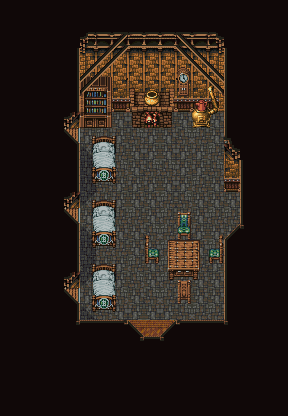

Tiled map render using the project's own tile images. Description and the whole map definition, tile-layer contents included, below:
An orthogonal 18x26 tile map with 16x16 px tiles, 6 tile layers (Floor, Wall Sides, Stairs, Furniture, ...).

<map version="1.8" tiledversion="1.8.2" orientation="orthogonal" renderorder="right-down" width="18" height="26" tilewidth="16" tileheight="16" infinite="0" nextlayerid="7" nextobjectid="1">
 <tileset firstgid="1" source="../Tilesets/Interior/Interior 1.tsx" />
 <layer id="1" name="Floor" width="18" height="26">
  <data encoding="csv">
0,0,0,0,0,0,0,0,0,0,0,0,0,0,0,0,0,0,
0,0,0,0,0,194,194,194,130,194,130,194,194,226,0,0,0,0,
0,0,0,0,0,162,226,194,130,162,130,162,130,194,0,0,0,0,
0,0,0,0,0,226,162,194,162,194,130,162,162,162,0,0,0,0,
0,0,0,0,0,162,162,194,194,226,162,226,226,194,0,0,0,0,
0,0,0,0,0,130,130,226,226,194,162,194,162,194,0,0,0,0,
0,0,0,0,0,194,226,162,226,194,194,130,194,162,0,0,0,0,
0,0,0,0,0,225,226,226,194,130,162,226,162,226,0,0,0,0,
0,0,0,0,323,194,162,194,130,194,226,130,162,226,0,0,0,0,
0,0,0,0,0,1073742049,162,162,226,194,226,194,194,162,0,0,0,0,
0,0,0,0,0,129,226,130,226,130,130,194,194,130,0,0,0,0,
0,0,0,0,0,129,130,194,194,194,226,194,162,226,0,0,0,0,
0,0,0,0,0,225,194,194,226,226,162,130,226,226,226,0,0,0,
0,0,0,0,323,226,226,162,162,226,162,226,226,162,162,0,0,0,
0,0,0,0,0,1073742049,226,226,226,130,162,162,194,226,226,0,0,0,
0,0,0,0,0,129,162,162,226,226,162,130,226,162,0,0,0,0,
0,0,0,0,0,193,194,194,162,226,162,162,162,194,0,0,0,0,
0,0,0,0,0,225,194,194,130,226,162,226,226,226,0,0,0,0,
0,0,0,0,323,194,130,130,226,130,162,194,226,226,0,0,0,0,
0,0,0,0,0,1073742049,130,226,194,226,194,130,162,162,0,0,0,0,
0,0,0,0,0,225,226,162,1,2,3,226,194,194,0,0,0,0,
0,0,0,0,0,226,162,130,226,162,162,226,194,194,0,0,0,0,
0,0,0,0,0,0,0,0,0,0,0,0,0,0,0,0,0,0,
0,0,0,0,0,0,0,0,0,0,0,0,0,0,0,0,0,0,
0,0,0,0,0,0,0,0,0,0,0,0,0,0,0,0,0,0,
0,0,0,0,0,0,0,0,0,0,0,0,0,0,0,0,0,0
</data>
 </layer>
 <layer id="2" name="Wall Sides" width="18" height="26">
  <data encoding="csv">
0,0,0,0,0,0,0,0,0,0,0,0,0,0,0,0,0,0,
0,0,0,0,0,0,0,0,0,0,0,0,0,0,0,0,0,0,
0,0,0,0,0,8,9,9,9,9,9,9,9,10,0,0,0,0,
0,0,0,0,0,40,41,41,41,41,41,41,41,42,0,0,0,0,
0,0,0,0,0,72,73,73,73,73,73,73,73,74,0,0,0,0,
0,0,0,0,0,104,105,105,105,105,105,105,105,106,0,0,0,0,
0,0,0,0,0,136,137,137,137,137,137,137,137,138,0,0,0,0,
0,0,0,0,0,0,0,0,0,0,0,0,0,0,0,0,0,0,
0,0,0,0,0,0,0,0,0,0,0,0,0,0,9,0,0,0,
0,0,0,0,0,0,0,0,0,0,0,0,0,0,41,0,0,0,
0,0,0,0,0,0,0,0,0,0,0,0,0,0,105,0,0,0,
0,0,0,0,0,0,0,0,0,0,0,0,0,0,137,0,0,0,
0,0,0,0,0,0,0,0,0,0,0,0,0,0,0,0,0,0,
0,0,0,0,0,0,0,0,0,0,0,0,0,0,0,0,0,0,
0,0,0,0,0,0,0,0,0,0,0,0,0,0,0,0,0,0,
0,0,0,0,0,0,0,0,0,0,0,0,0,0,0,0,0,0,
0,0,0,0,0,0,0,0,0,0,0,0,0,0,0,0,0,0,
0,0,0,0,0,0,0,0,0,0,0,0,0,0,0,0,0,0,
0,0,0,0,0,0,0,0,0,0,0,0,0,0,0,0,0,0,
0,0,0,0,0,0,0,0,0,0,0,0,0,0,0,0,0,0,
0,0,0,0,0,0,0,0,0,0,0,0,0,0,0,0,0,0,
0,0,0,0,0,0,0,0,0,0,0,0,0,0,0,0,0,0,
0,0,0,0,0,0,0,0,0,0,0,0,0,0,0,0,0,0,
0,0,0,0,0,0,0,0,0,0,0,0,0,0,0,0,0,0,
0,0,0,0,0,0,0,0,0,0,0,0,0,0,0,0,0,0,
0,0,0,0,0,0,0,0,0,0,0,0,0,0,0,0,0,0
</data>
 </layer>
 <layer id="3" name="Stairs" width="18" height="26">
  <data encoding="csv">
0,0,0,0,0,0,0,0,0,0,0,0,0,0,0,0,0,0,
0,0,0,0,0,0,0,0,0,0,0,0,0,0,0,0,0,0,
0,0,0,0,0,0,0,0,0,0,0,0,0,0,0,0,0,0,
0,0,0,0,0,0,0,0,0,0,0,0,0,0,0,0,0,0,
0,0,0,0,0,0,0,0,0,0,0,0,0,0,0,0,0,0,
0,0,0,0,0,0,0,0,0,0,0,0,0,0,0,0,0,0,
0,0,0,0,0,0,0,0,0,0,0,0,0,0,0,0,0,0,
0,0,0,0,0,0,0,0,0,0,0,0,0,0,0,0,0,0,
0,0,0,0,0,0,0,0,0,0,0,0,0,0,0,0,0,0,
0,0,0,0,0,0,0,0,0,0,0,0,0,0,0,0,0,0,
0,0,0,0,0,0,0,0,0,0,0,0,0,0,0,0,0,0,
0,0,0,0,0,0,0,0,0,0,0,0,0,0,0,0,0,0,
0,0,0,0,0,0,0,0,0,0,0,0,0,0,0,0,0,0,
0,0,0,0,0,0,0,0,0,0,0,0,0,0,0,0,0,0,
0,0,0,0,0,0,0,0,0,0,0,0,0,0,0,0,0,0,
0,0,0,0,0,0,0,0,0,0,0,0,0,0,0,0,0,0,
0,0,0,0,0,0,0,0,0,0,0,0,0,0,0,0,0,0,
0,0,0,0,0,0,0,0,0,0,0,0,0,0,0,0,0,0,
0,0,0,0,0,0,0,0,0,0,0,0,0,0,0,0,0,0,
0,0,0,0,0,0,0,0,0,0,0,0,0,0,0,0,0,0,
0,0,0,0,0,0,0,0,0,0,0,0,0,0,0,0,0,0,
0,0,0,0,0,0,0,0,0,0,0,0,0,0,0,0,0,0,
0,0,0,0,0,0,0,0,0,0,0,0,0,0,0,0,0,0,
0,0,0,0,0,0,0,0,0,0,0,0,0,0,0,0,0,0,
0,0,0,0,0,0,0,0,0,0,0,0,0,0,0,0,0,0,
0,0,0,0,0,0,0,0,0,0,0,0,0,0,0,0,0,0
</data>
 </layer>
 <layer id="5" name="Furniture" width="18" height="26">
  <data encoding="csv">
0,0,0,0,0,0,0,0,0,0,0,0,0,0,0,0,0,0,
0,0,0,0,0,0,0,0,0,0,0,0,0,0,0,0,0,0,
0,0,0,0,0,0,0,0,0,0,0,0,0,0,0,0,0,0,
0,0,0,0,0,0,0,0,0,0,0,0,0,0,0,0,0,0,
0,0,0,0,0,496,497,0,0,0,0,489,0,0,0,0,0,0,
0,0,0,0,0,528,529,0,181,281,183,521,492,493,0,0,0,0,
0,0,0,0,0,560,561,0,213,313,215,0,524,525,0,0,0,0,
0,0,0,0,0,592,593,0,245,185,247,0,556,557,0,0,0,0,
0,0,0,0,0,649,650,651,0,0,0,0,0,0,0,0,0,0,
0,0,0,0,0,681,682,683,0,0,0,0,0,0,0,0,0,0,
0,0,0,0,0,713,714,715,0,0,0,0,0,0,0,0,0,0,
0,0,0,0,0,745,746,747,0,0,0,0,0,0,0,0,0,0,
0,0,0,0,0,649,650,651,0,0,0,0,0,0,0,0,0,0,
0,0,0,0,0,681,682,683,0,0,0,519,0,0,0,0,0,0,
0,0,0,0,0,713,714,715,0,583,0,551,0,584,0,0,0,0,
0,0,0,0,0,745,746,747,0,615,750,751,752,616,0,0,0,0,
0,0,0,0,0,649,650,651,0,647,782,783,784,648,0,0,0,0,
0,0,0,0,0,681,682,683,0,0,718,720,721,0,0,0,0,0,
0,0,0,0,0,713,714,715,0,0,0,613,0,0,0,0,0,0,
0,0,0,0,0,745,746,747,0,0,0,0,0,0,0,0,0,0,
0,0,0,0,0,0,0,0,0,0,0,0,0,0,0,0,0,0,
0,0,0,0,0,0,0,0,0,0,0,0,0,0,0,0,0,0,
0,0,0,0,0,0,0,0,0,0,0,0,0,0,0,0,0,0,
0,0,0,0,0,0,0,0,0,0,0,0,0,0,0,0,0,0,
0,0,0,0,0,0,0,0,0,0,0,0,0,0,0,0,0,0,
0,0,0,0,0,0,0,0,0,0,0,0,0,0,0,0,0,0
</data>
 </layer>
 <layer id="4" name="Wall Tops" width="18" height="26">
  <data encoding="csv">
371,371,371,371,371,371,371,371,371,371,371,371,371,371,371,371,371,371,
371,371,371,371,371,371,371,371,371,371,371,371,371,371,371,371,371,371,
371,371,371,371,371,0,233,234,0,0,0,231,232,0,371,371,371,371,
371,371,371,371,367,298,265,266,0,0,0,263,264,295,369,371,371,371,
371,371,371,371,367,265,266,298,0,0,0,295,263,264,369,371,371,371,
371,371,371,371,367,297,0,0,0,0,0,0,0,296,369,371,371,371,
371,371,371,371,367,0,0,0,0,0,0,0,0,0,369,371,371,371,
371,371,371,371,303,0,0,0,0,0,0,0,0,0,369,371,371,371,
371,371,371,371,335,0,0,0,0,0,0,0,0,0,273,371,371,371,
371,371,371,371,367,0,0,0,0,0,0,0,0,0,305,371,371,371,
371,371,371,371,367,0,0,0,0,0,0,0,0,0,0,369,371,371,
371,371,371,371,367,0,0,0,0,0,0,0,0,0,0,369,371,371,
371,371,371,371,303,0,0,0,0,0,0,0,0,0,0,369,371,371,
371,371,371,371,335,0,0,0,0,0,0,0,0,0,0,369,371,371,
371,371,371,371,367,0,0,0,0,0,0,0,0,0,337,401,371,371,
371,371,371,371,367,0,0,0,0,0,0,0,0,0,369,371,371,371,
371,371,371,371,367,0,0,0,0,0,0,0,0,0,369,371,371,371,
371,371,371,371,303,0,0,0,0,0,0,0,0,0,369,371,371,371,
371,371,371,371,335,0,0,0,0,0,0,0,0,0,369,371,371,371,
371,371,371,371,367,0,0,0,0,0,0,0,0,0,369,371,371,371,
371,371,371,371,399,400,400,430,335,0,337,434,400,400,401,371,371,371,
371,371,371,371,371,371,371,371,399,400,401,371,371,371,371,371,371,371,
371,371,371,371,371,371,371,371,371,371,371,371,371,371,371,371,371,371,
371,371,371,371,371,371,371,371,371,371,371,371,371,371,371,371,371,371,
371,371,371,371,371,371,371,371,371,371,371,371,371,371,371,371,371,371,
371,371,371,371,371,371,371,371,371,371,371,371,371,371,371,371,371,371
</data>
 </layer>
 <layer id="6" name="Objects" width="18" height="26">
  <data encoding="csv">
0,0,0,0,0,0,0,0,0,0,0,0,0,0,0,0,0,0,
0,0,0,0,0,0,0,0,0,0,0,0,0,0,0,0,0,0,
0,0,0,0,0,0,0,0,0,0,0,0,0,0,0,0,0,0,
0,0,0,0,0,0,0,0,0,0,0,0,0,0,0,0,0,0,
0,0,0,0,0,0,0,0,0,0,0,0,0,0,0,0,0,0,
0,0,0,0,0,0,0,0,0,282,0,0,0,0,0,0,0,0,
0,0,0,0,0,0,0,0,0,314,0,0,0,0,0,0,0,0,
0,0,0,0,0,0,0,0,0,0,0,0,0,0,0,0,0,0,
0,0,0,0,0,0,0,0,0,0,0,0,0,0,0,0,0,0,
0,0,0,0,0,0,0,0,0,0,0,0,0,0,0,0,0,0,
0,0,0,0,0,0,0,0,0,0,0,0,0,0,0,0,0,0,
0,0,0,0,0,0,0,0,0,0,0,0,0,0,0,0,0,0,
0,0,0,0,0,0,0,0,0,0,0,0,0,0,0,0,0,0,
0,0,0,0,0,0,0,0,0,0,0,0,0,0,0,0,0,0,
0,0,0,0,0,0,0,0,0,0,0,0,0,0,0,0,0,0,
0,0,0,0,0,0,0,0,0,0,0,0,0,0,0,0,0,0,
0,0,0,0,0,0,0,0,0,0,0,0,0,0,0,0,0,0,
0,0,0,0,0,0,0,0,0,0,0,580,0,0,0,0,0,0,
0,0,0,0,0,0,0,0,0,0,0,0,0,0,0,0,0,0,
0,0,0,0,0,0,0,0,0,0,0,0,0,0,0,0,0,0,
0,0,0,0,0,0,0,0,0,0,0,0,0,0,0,0,0,0,
0,0,0,0,0,0,0,0,0,0,0,0,0,0,0,0,0,0,
0,0,0,0,0,0,0,0,0,0,0,0,0,0,0,0,0,0,
0,0,0,0,0,0,0,0,0,0,0,0,0,0,0,0,0,0,
0,0,0,0,0,0,0,0,0,0,0,0,0,0,0,0,0,0,
0,0,0,0,0,0,0,0,0,0,0,0,0,0,0,0,0,0
</data>
 </layer>
</map>